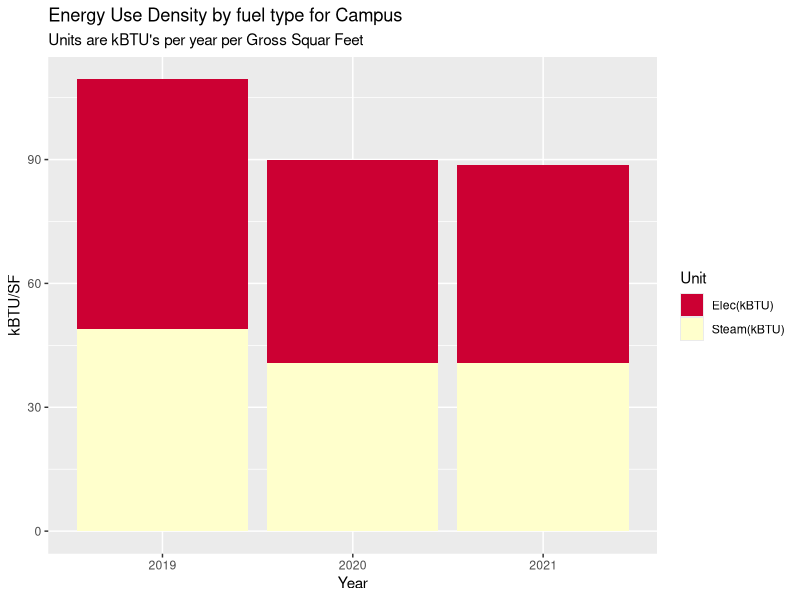
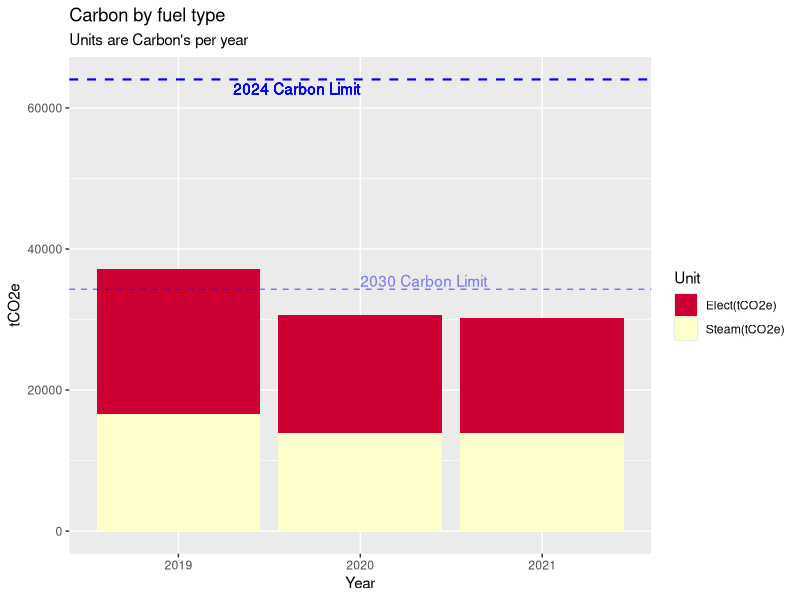
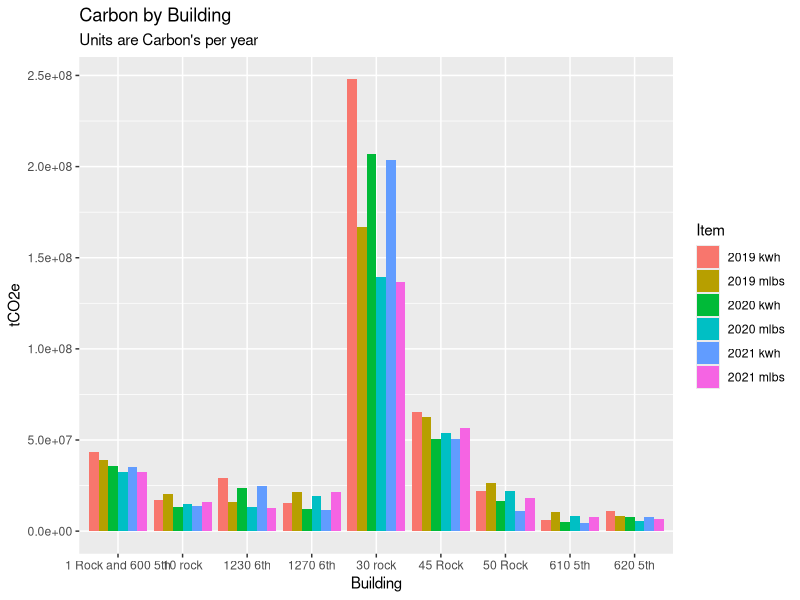
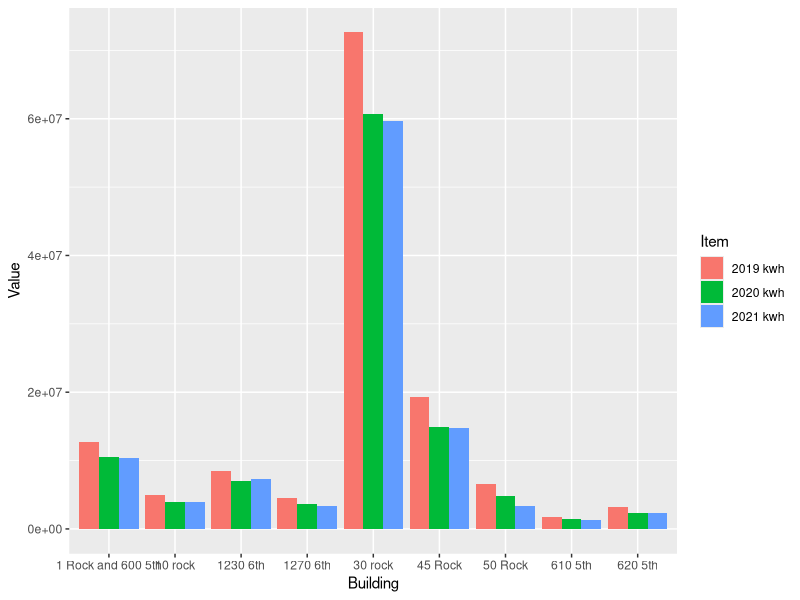
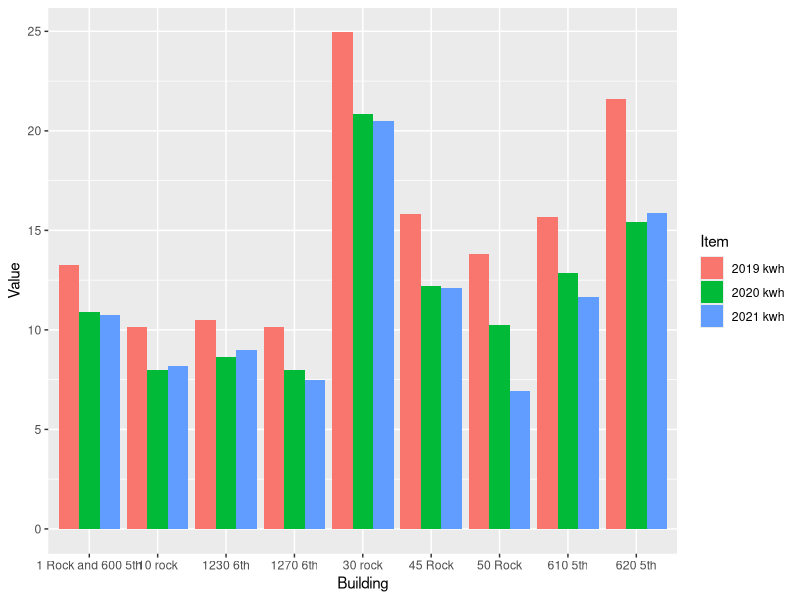
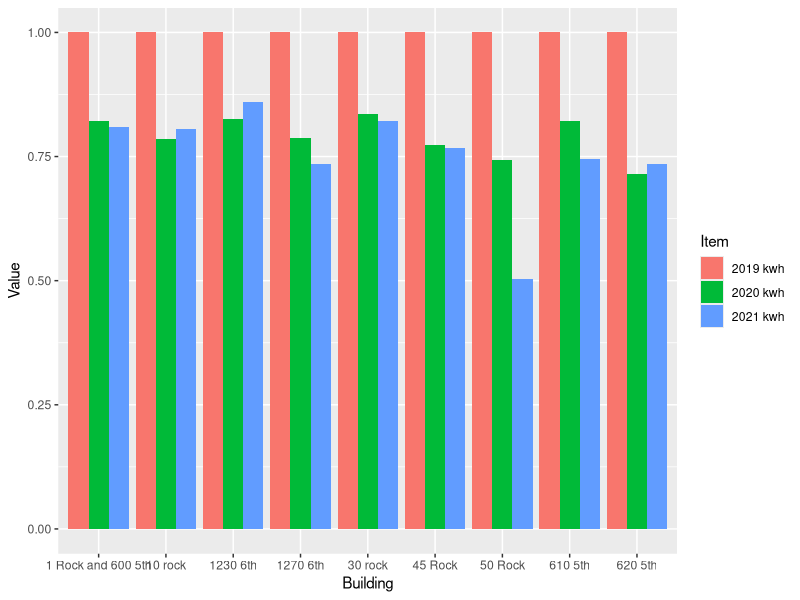
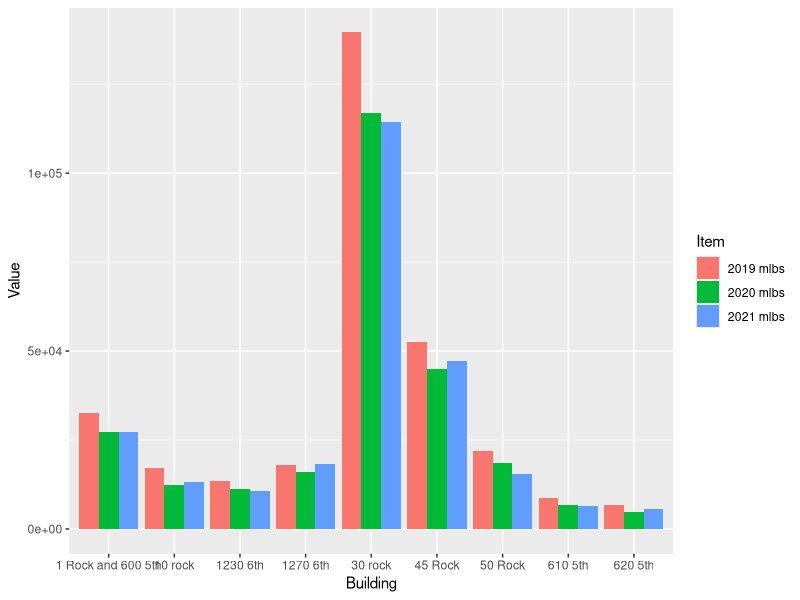
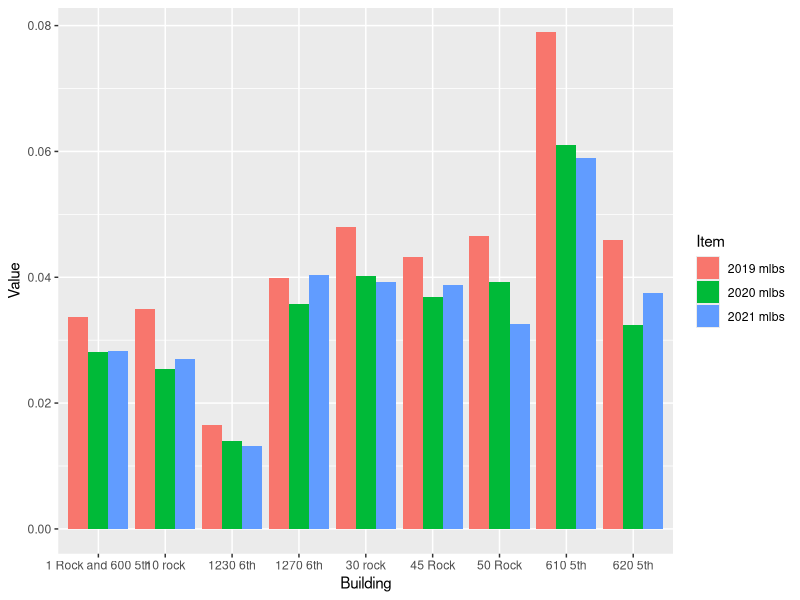

Write the R code that produced these figures, in order.
## ---- chunk 1

# Load packages 
my_packages <- c("tidyverse", "vroom" , "janitor" , "glue" , "tsibble" , "tidytext","lubridate", "fable", "tsibbledata", "ggplot2", "forecast", "tseries", "rio", "zoo", "readxl", "tsibbledata", "knitr", "kableExtra", "formattable", "scales")
invisible( lapply(my_packages, require, character.only = TRUE))

#Set up environment 
place <- "Home"  #Where are we working today. 
# place <- "work"

if (place == "Home"){setwd("C:/Users/paulr/Documents/R/RockCenterEnergyAnalysis")} else {setwd("C:/Users/prode/Documents/R/RockCenterEnergyAnalysis")}

if (!file.exists("data")) { dir.create("data")}

rm(place, my_packages ) #Clean up

options(dplyr.summarise.inform = FALSE)  # Suppress textin Knit printout. 



# Read in data

'ElecCF' <- 0.000288962  #2021 Carbon values
'SteamCF' <- 0.00004493
'IntensityLimit24' <- 0.00846 #2024 Limit
'IntensityLimit30' <- 0.00453 #2030 Limit

SteamData <- read_excel("data/Energy_Data_for_Net_Zero_Study.xlsx", sheet = "Sheet1", range = "B2:G11" , col_names = TRUE, na = "NA", col_types = NULL ) %>%  select(-5,-6)

ElectricData <- read_excel("data/Energy_Data_for_Net_Zero_Study.xlsx", sheet = "Sheet1", range = "B13:G23" , col_names = TRUE, na = "NA", col_types = NULL ) %>% select(-5,-6)

ElectricData %>% filter(Building == '1 Rock' | Building == '600 5th') %>% 
  select( -Building) %>% 
  summarise_each(funs(sum)) %>% 
  mutate(Building = "1 Rock and 600 5th") %>% 
  select(4,1,2,3) %>% rbind(ElectricData) %>% 
  filter(Building != '1 Rock' & Building != '600 5th') -> ElectricData

BuildingGSF <- read_excel("data/Energy_Data_for_Net_Zero_Study.xlsx", sheet = "Sheet1", range = "B28:C39" , col_names = TRUE, na = "NA", col_types = NULL ) %>% 
  filter(Building != '1 Rock' & Building != '600 5th')

UtilityData <- left_join(ElectricData, SteamData, by="Building") %>% left_join(BuildingGSF, by="Building")
UtilityData[is.na(UtilityData)] <- 0

#Campus EUI for each year 
UtilityData1 <- UtilityData 
apply(UtilityData1[2:4], 2, function(row) row * 3.4121 ) -> UtilityData1[2:4]
apply(UtilityData1[5:7], 2, function(row) row * 1194) -> UtilityData1[5:7]
UtilityData1 %>% select(`2019 kwh`, `2020 kwh`, `2021 kwh`, `2019 mlbs`, `2020 mlbs`, `2021 mlbs`, `Gross Floor Area`) %>%
summarise_each(funs(sum)) -> UtilityData1
    TotalFlArea <- UtilityData1$`Gross Floor Area`
    UtilityData1 %>% 
      select(-`Gross Floor Area`) %>% 
  gather(key = "Item", value = "Value") -> UtilityData1
  cbind(UtilityData1, str_split_fixed(UtilityData1$Item, " ", n=2)) %>% 
  select(-"Item") -> UtilityData1 
  colnames(UtilityData1)  <-  c("Value", "Year", "Unit") 
  apply(UtilityData1[3], 1, function(x) {ifelse(x == "kwh", "Elec(kBTU)", "Steam(kBTU)")}) -> UtilityData1[3]
  
  
# Make an EUI plot 
UtilityData2 <- UtilityData1
apply(UtilityData2[1], 1, function(row) row / TotalFlArea ) -> UtilityData2[1]


UtilityData2 %>% 
  ggplot(aes(x = Year, y = Value, fill = Unit)) +
  geom_bar(stat = "identity", position = "stack") +
  labs( title = "Energy Use Density by fuel type for Campus",
        subtitle = "Units are kBTU's per year per Gross Squar Feet") +
  xlab("Year") +
  ylab("kBTU/SF") +
  scale_fill_manual(values = c("#CC0033", "#FFFFCC"))



#Carbon Plot

#Make a Carbon table in the dataframe UtilityData1
UtilityData3 <- UtilityData1
  apply(UtilityData3[3], 1, function(x) {ifelse(x == "Elec(kBTU)", "Elect(tCO2e)", "Steam(tCO2e)")}) -> UtilityData3[3]
UtilityData3 %>% 
  mutate(Carbon = ifelse(Unit == "Elec(kBTU)", Value * ElecCF, Value * SteamCF)) %>% 
  ggplot(aes(x = Year, y = Carbon, fill = Unit)) +
  geom_bar(stat = "identity", position = "stack") +
  labs( title = "Carbon by fuel type",
        subtitle = "Units are Carbon's per year") +
  labs(x = "Year", y = "tCO2e") +
  #guides(fill = FALSE) +
  geom_hline(aes(yintercept = TotalFlArea * IntensityLimit24), color = "blue", linetype = "dashed", size = 0.75) +
  geom_text(aes(x = 2, y = TotalFlArea * IntensityLimit24, label = "2024 Carbon Limit"), hjust = 1, vjust = 1.25 , color = "blue") +
  geom_hline(aes(yintercept = TotalFlArea * IntensityLimit30), linetype = "dashed", color = "blue", size = 0.5, alpha = 0.5) +
  geom_text(aes(x = 2, y = TotalFlArea * IntensityLimit30, label = "2030 Carbon Limit"), hjust = 0, vjust = -.2 , color = "blue", alpha = 0.1) +
  scale_fill_manual(values = c("#CC0033", "#FFFFCC"))


## ---- chunk 2
UtilityData1 <- UtilityData 
apply(UtilityData1[2:4], 2, function(row) row * 3.4121 ) -> UtilityData1[2:4]
apply(UtilityData1[5:7], 2, function(row) row * 1194) -> UtilityData1[5:7]
UtilityData1 %>%
  select(-`Gross Floor Area`) %>% 
  gather(key = "Item", value = "Value", -Building) %>% 
  ggplot(aes(x = Building, y = Value, fill = Item, group = Item)) +
  geom_bar(stat = "identity", position = "dodge") +
  labs( title = "Carbon by Building",
        subtitle = "Units are Carbon's per year") +
  labs(x = "Building", y = "tCO2e")
  
  



## ---- chunk 3

#1 Electric kWh
ElectricData %>% select(Building, `2019 kwh`, `2020 kwh`, `2021 kwh`) %>% 
  gather(key = "Item", value = "Value", -Building) %>%
  ggplot(aes(x = Building, y = Value, fill = Item, group = Item)) +
  geom_bar(stat = "identity", position = "dodge")

#2 Electric kWh per GSF 
UtilityData1 <- UtilityData
apply(UtilityData1[2:7], 2, function(row) row / UtilityData1$`Gross Floor Area`) -> UtilityData1[2:7]
UtilityData1 %>% select(Building, `2019 kwh`, `2020 kwh`, `2021 kwh`) %>% 
  gather(key = "Item", value = "Value", -Building) %>% 
  ggplot(aes(x = Building, y = Value, fill = Item, group = Item)) +
  geom_bar(stat = "identity", position = "dodge")

#3 percent kWh reductions relative to 2019 
UtilityData1 <- UtilityData
apply(UtilityData1[2:7], 2, function(row) row / UtilityData1$`Gross Floor Area`) -> UtilityData1[2:7]
apply(UtilityData1[2:4], 2, function(row) row / UtilityData1$`2019 kwh`) -> UtilityData1[2:4]
UtilityData1 %>% select(Building, `2019 kwh`, `2020 kwh`, `2021 kwh`) %>% 
  gather(key = "Item", value = "Value", -Building) %>% 
  ggplot(aes(x = Building, y = Value, fill = Item, group = Item)) +
  geom_bar(stat = "identity", position = "dodge")
rm(UtilityData1)





# 4 Steam mlb 
SteamData %>% select(Building, `2019 mlbs`, `2020 mlbs`, `2021 mlbs`) %>% 
  gather(key = "Item", value = "Value", -Building) %>%
  ggplot(aes(x = Building, y = Value, fill = Item, group = Item)) +
  geom_bar(stat = "identity", position = "dodge")

#5 steam mlb per gsf 
UtilityData1 <- UtilityData
apply(UtilityData1[2:7], 2, function(row) row / UtilityData1$`Gross Floor Area`) -> UtilityData1[2:7]
UtilityData1 %>% select(Building, `2019 mlbs`, `2020 mlbs`, `2021 mlbs`) %>% 
  gather(key = "Item", value = "Value", -Building) %>% 
  ggplot(aes(x = Building, y = Value, fill = Item, group = Item)) +
  geom_bar(stat = "identity", position = "dodge")


#6 percent down from 2019
UtilityData1 <- UtilityData
apply(UtilityData1[2:7], 2, function(row) row / UtilityData1$`Gross Floor Area`) -> UtilityData1[2:7]
apply(UtilityData1[5:7], 2, function(row) row / UtilityData1$`2019 mlbs`) -> UtilityData1[5:7]
UtilityData1 %>% select(Building, `2019 mlbs`, `2020 mlbs`, `2021 mlbs`) %>% 
  gather(key = "Item", value = "Value", -Building) %>% 
  ggplot(aes(x = Building, y = Value, fill = Item, group = Item)) +
  geom_bar(stat = "identity", position = "dodge")



## ---- chunk 4


EPA_data <- read_excel("data/EPA_Annual_Energy_Use_By_Meter.xlsx", range = "A6:BB155" , col_names = FALSE, na = "NA", col_types = NULL )

EPA_data <- read_excel("data/EPA_Annual_Energy_Use_By_Meter.xlsx", skip = 4)
